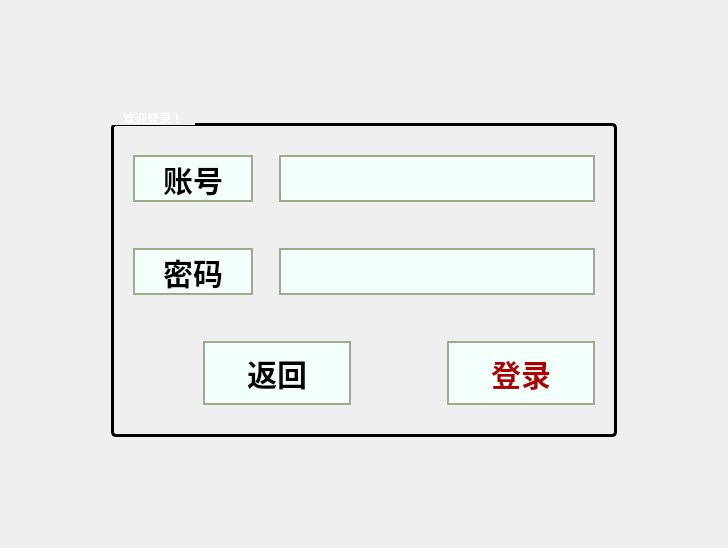
      <widget class="QWidget" name="page_login">
       <property name="sizePolicy">
        <sizepolicy hsizetype="Expanding" vsizetype="Expanding">
         <horstretch>0</horstretch>
         <verstretch>0</verstretch>
        </sizepolicy>
       </property>
       <property name="styleSheet">
        <string notr="true">page_login {
    border-image: url(:/img/images/7.jpg) 0 0 0 0 stretch stretch;
}
</string>
       </property>
       <layout class="QVBoxLayout" name="verticalLayout_66">
        <item>
         <layout class="QVBoxLayout" name="verticalLayout" stretch="0">
          <property name="leftMargin">
           <number>100</number>
          </property>
          <property name="topMargin">
           <number>100</number>
          </property>
          <property name="rightMargin">
           <number>100</number>
          </property>
          <property name="bottomMargin">
           <number>100</number>
          </property>
          <item>
           <layout class="QVBoxLayout" name="verticalLayout_2" stretch="0">
            <property name="leftMargin">
             <number>0</number>
            </property>
            <property name="topMargin">
             <number>0</number>
            </property>
            <property name="rightMargin">
             <number>0</number>
            </property>
            <property name="bottomMargin">
             <number>0</number>
            </property>
            <item>
             <widget class="QGroupBox" name="groupBox_4">
              <property name="styleSheet">
               <string notr="true">QGroupBox {
    border: 3px solid ffffff;
    border-radius: 5px;             
    margin-top: 12px;             
    color: white;                   
    font: bold 30px &quot;微软雅黑&quot;;       
}

QGroupBox::title {
    subcontrol-origin: margin;     
    subcontrol-position: top left;  
    padding: 0 10px;     
    font: 75 22pt &quot;Bahnschrift&quot;;           
}
</string>
              </property>
              <property name="title">
               <string>欢迎登录！</string>
              </property>
              <layout class="QVBoxLayout" name="verticalLayout_76">
               <item>
                <layout class="QHBoxLayout" name="horizontalLayout_2" stretch="1,3">
                 <item>
                  <layout class="QVBoxLayout" name="verticalLayout_3">
                   <property name="leftMargin">
                    <number>10</number>
                   </property>
                   <property name="topMargin">
                    <number>20</number>
                   </property>
                   <property name="rightMargin">
                    <number>10</number>
                   </property>
                   <property name="bottomMargin">
                    <number>20</number>
                   </property>
                   <item>
                    <widget class="QLabel" name="label_account">
                     <property name="sizePolicy">
                      <sizepolicy hsizetype="Expanding" vsizetype="Preferred">
                       <horstretch>0</horstretch>
                       <verstretch>0</verstretch>
                      </sizepolicy>
                     </property>
                     <property name="styleSheet">
                      <string notr="true">QLabel{ 
    color: rgb(0, 0, 0);
	background-color: rgb(243, 255, 251);                        
    border: 2px solid rgb(158, 170, 139);      
    border-radius: 0px;                          
    font-weight: bold;  
    padding: 3px 8px;  
    font-weight: bold;
    font-size: 30px;     
    min-width: 100px;   
    min-height: 30px;    
}

QLabel:hover {
    background-color: rgb(180, 220, 255);    
}

QLabel:pressed {
    background-color: rgb(150, 200, 255);    
}</string>
                     </property>
                     <property name="text">
                      <string>账号</string>
                     </property>
                     <property name="alignment">
                      <set>Qt::AlignCenter</set>
                     </property>
                    </widget>
                   </item>
                  </layout>
                 </item>
                 <item>
                  <layout class="QVBoxLayout" name="verticalLayout_4">
                   <property name="leftMargin">
                    <number>10</number>
                   </property>
                   <property name="topMargin">
                    <number>20</number>
                   </property>
                   <property name="rightMargin">
                    <number>10</number>
                   </property>
                   <property name="bottomMargin">
                    <number>20</number>
                   </property>
                   <item>
                    <widget class="QLineEdit" name="edit_account">
                     <property name="styleSheet">
                      <string notr="true">QLineEdit {
    color: rgb(0, 0, 0);                           
    background-color: rgb(243, 255, 251);         
    border: 2px solid rgb(158, 170, 139);         
    border-radius: 0px;                           
    padding: 3px 8px;                             
    font-weight: bold;                            
    font-size: 30px;                              
    min-height: 30px;                             
}

QLineEdit:hover {
    background-color: rgb(180, 220, 255);
}

QLineEdit:focus {
    background-color: rgb(150, 200, 255);
    border: 2px solid rgb(100, 140, 100);
}
</string>
                     </property>
                    </widget>
                   </item>
                  </layout>
                 </item>
                </layout>
               </item>
               <item>
                <layout class="QHBoxLayout" name="horizontalLayout_3" stretch="1,3">
                 <item>
                  <layout class="QVBoxLayout" name="verticalLayout_5">
                   <property name="leftMargin">
                    <number>10</number>
                   </property>
                   <property name="topMargin">
                    <number>20</number>
                   </property>
                   <property name="rightMargin">
                    <number>10</number>
                   </property>
                   <property name="bottomMargin">
                    <number>20</number>
                   </property>
                   <item>
                    <widget class="QLabel" name="label_encode">
                     <property name="styleSheet">
                      <string notr="true">QLabel{ 
    color: rgb(0, 0, 0);
	background-color: rgb(243, 255, 251);                        
    border: 2px solid rgb(158, 170, 139);      
    border-radius: 0px;                          
    font-weight: bold;  
    padding: 3px 8px;  
    font-weight: bold;
    font-size: 30px;     
    min-width: 100px;   
    min-height: 30px;    
}

QLabel:hover {
    background-color: rgb(180, 220, 255);    
}

QLabel:pressed {
    background-color: rgb(150, 200, 255);    
}</string>
                     </property>
                     <property name="text">
                      <string>密码</string>
                     </property>
                     <property name="textFormat">
                      <enum>Qt::MarkdownText</enum>
                     </property>
                     <property name="alignment">
                      <set>Qt::AlignCenter</set>
                     </property>
                    </widget>
                   </item>
                  </layout>
                 </item>
                 <item>
                  <layout class="QVBoxLayout" name="verticalLayout_6">
                   <property name="leftMargin">
                    <number>10</number>
                   </property>
                   <property name="topMargin">
                    <number>20</number>
                   </property>
                   <property name="rightMargin">
                    <number>10</number>
                   </property>
                   <property name="bottomMargin">
                    <number>20</number>
                   </property>
                   <item>
                    <widget class="QLineEdit" name="edit_encode">
                     <property name="styleSheet">
                      <string notr="true">QLineEdit {
    color: rgb(0, 0, 0);                           
    background-color: rgb(243, 255, 251);         
    border: 2px solid rgb(158, 170, 139);         
    border-radius: 0px;                           
    padding: 3px 8px;                             
    font-weight: bold;                            
    font-size: 30px;                              
    min-height: 30px;                             
}

QLineEdit:hover {
    background-color: rgb(180, 220, 255);
}

QLineEdit:focus {
    background-color: rgb(150, 200, 255);
    border: 2px solid rgb(100, 140, 100);
}
</string>
                     </property>
                     <property name="echoMode">
                      <enum>QLineEdit::Password</enum>
                     </property>
                    </widget>
                   </item>
                  </layout>
                 </item>
                </layout>
               </item>
               <item>
                <layout class="QHBoxLayout" name="horizontalLayout" stretch="1,1">
                 <item>
                  <layout class="QVBoxLayout" name="verticalLayout_7">
                   <property name="leftMargin">
                    <number>80</number>
                   </property>
                   <property name="topMargin">
                    <number>20</number>
                   </property>
                   <property name="rightMargin">
                    <number>10</number>
                   </property>
                   <property name="bottomMargin">
                    <number>20</number>
                   </property>
                   <item>
                    <widget class="QPushButton" name="btn_back">
                     <property name="sizePolicy">
                      <sizepolicy hsizetype="Expanding" vsizetype="Fixed">
                       <horstretch>0</horstretch>
                       <verstretch>0</verstretch>
                      </sizepolicy>
                     </property>
                     <property name="styleSheet">
                      <string notr="true">QPushButton { 
    color: rgb(0, 0, 0);
	background-color: rgb(243, 255, 251);                        
    border: 2px solid rgb(158, 170, 139);      
    border-radius: 0px;                          
    font-weight: bold;  
    padding: 8px 12px;  
    font-weight: bold;
    font-size: 30px;     
    min-width: 120px;   
    min-height: 40px;    
}

QPushButton:hover {
    background-color: rgb(180, 220, 255);    
}

QPushButton:pressed {
    background-color: rgb(150, 200, 255);    
}</string>
                     </property>
                     <property name="text">
                      <string>返回</string>
                     </property>
                    </widget>
                   </item>
                  </layout>
                 </item>
                 <item>
                  <layout class="QVBoxLayout" name="verticalLayout_17">
                   <property name="leftMargin">
                    <number>80</number>
                   </property>
                   <property name="topMargin">
                    <number>20</number>
                   </property>
                   <property name="rightMargin">
                    <number>10</number>
                   </property>
                   <property name="bottomMargin">
                    <number>20</number>
                   </property>
                   <item>
                    <widget class="QPushButton" name="btn_makelogin">
                     <property name="sizePolicy">
                      <sizepolicy hsizetype="Expanding" vsizetype="Fixed">
                       <horstretch>0</horstretch>
                       <verstretch>0</verstretch>
                      </sizepolicy>
                     </property>
                     <property name="styleSheet">
                      <string notr="true">QPushButton { 
    color: rgb(170, 0, 0);
	background-color: rgb(243, 255, 251);                        
    border: 2px solid rgb(158, 170, 139);      
    border-radius: 0px;                          
    font-weight: bold;  
    padding: 8px 12px;  
    font-weight: bold;
    font-size: 30px;     
    min-width: 120px;    
    min-height: 40px;    
}

QPushButton:hover {
    background-color: rgb(180, 220, 255);    
}

QPushButton:pressed {
    background-color: rgb(150, 200, 255);    
}</string>
                     </property>
                     <property name="text">
                      <string>登录</string>
                     </property>
                    </widget>
                   </item>
                  </layout>
                 </item>
                </layout>
               </item>
              </layout>
             </widget>
            </item>
           </layout>
          </item>
         </layout>
        </item>
       </layout>
      </widget>
